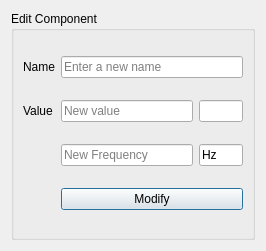
<?xml version="1.0" encoding="UTF-8"?>
<ui version="4.0">
 <class>EditComponentWin</class>
 <widget class="QDialog" name="EditComponentWin">
  <property name="windowModality">
   <enum>Qt::ApplicationModal</enum>
  </property>
  <property name="geometry">
   <rect>
    <x>0</x>
    <y>0</y>
    <width>266</width>
    <height>251</height>
   </rect>
  </property>
  <property name="minimumSize">
   <size>
    <width>266</width>
    <height>251</height>
   </size>
  </property>
  <property name="maximumSize">
   <size>
    <width>266</width>
    <height>251</height>
   </size>
  </property>
  <property name="windowTitle">
   <string>Edit...</string>
  </property>
  <widget class="QGroupBox" name="groupBox">
   <property name="geometry">
    <rect>
     <x>11</x>
     <y>11</y>
     <width>244</width>
     <height>229</height>
    </rect>
   </property>
   <property name="title">
    <string>Edit Component</string>
   </property>
   <layout class="QGridLayout" name="gridLayout_2">
    <item row="1" column="0">
     <widget class="QLabel" name="label_2">
      <property name="text">
       <string>Value</string>
      </property>
     </widget>
    </item>
    <item row="1" column="2">
     <widget class="QLineEdit" name="NewValueUnitLineEdit">
      <property name="sizePolicy">
       <sizepolicy hsizetype="Expanding" vsizetype="Fixed">
        <horstretch>1</horstretch>
        <verstretch>0</verstretch>
       </sizepolicy>
      </property>
      <property name="readOnly">
       <bool>true</bool>
      </property>
     </widget>
    </item>
    <item row="2" column="1">
     <widget class="QLineEdit" name="NewFreqLineEdit">
      <property name="sizePolicy">
       <sizepolicy hsizetype="Expanding" vsizetype="Fixed">
        <horstretch>3</horstretch>
        <verstretch>0</verstretch>
       </sizepolicy>
      </property>
      <property name="placeholderText">
       <string>New Frequency</string>
      </property>
     </widget>
    </item>
    <item row="0" column="1" colspan="2">
     <widget class="QLineEdit" name="NewNameLineEdit">
      <property name="placeholderText">
       <string>Enter a new name</string>
      </property>
     </widget>
    </item>
    <item row="1" column="1">
     <widget class="QLineEdit" name="NewValueLineEdit">
      <property name="sizePolicy">
       <sizepolicy hsizetype="Expanding" vsizetype="Fixed">
        <horstretch>3</horstretch>
        <verstretch>0</verstretch>
       </sizepolicy>
      </property>
      <property name="placeholderText">
       <string>New value</string>
      </property>
     </widget>
    </item>
    <item row="0" column="0">
     <widget class="QLabel" name="label">
      <property name="text">
       <string>Name</string>
      </property>
     </widget>
    </item>
    <item row="2" column="2">
     <widget class="QLineEdit" name="NewFreqUnitLineEdit">
      <property name="sizePolicy">
       <sizepolicy hsizetype="Expanding" vsizetype="Fixed">
        <horstretch>1</horstretch>
        <verstretch>0</verstretch>
       </sizepolicy>
      </property>
      <property name="text">
       <string>Hz</string>
      </property>
      <property name="readOnly">
       <bool>true</bool>
      </property>
     </widget>
    </item>
    <item row="3" column="1" colspan="2">
     <widget class="QPushButton" name="pushButton">
      <property name="text">
       <string>Modify</string>
      </property>
      <property name="default">
       <bool>true</bool>
      </property>
     </widget>
    </item>
   </layout>
  </widget>
 </widget>
 <tabstops>
  <tabstop>NewNameLineEdit</tabstop>
  <tabstop>NewValueLineEdit</tabstop>
  <tabstop>NewFreqLineEdit</tabstop>
  <tabstop>NewValueUnitLineEdit</tabstop>
  <tabstop>NewFreqUnitLineEdit</tabstop>
  <tabstop>pushButton</tabstop>
 </tabstops>
 <resources/>
 <connections>
  <connection>
   <sender>pushButton</sender>
   <signal>clicked()</signal>
   <receiver>EditComponentWin</receiver>
   <slot>accept()</slot>
   <hints>
    <hint type="sourcelabel">
     <x>175</x>
     <y>199</y>
    </hint>
    <hint type="destinationlabel">
     <x>252</x>
     <y>29</y>
    </hint>
   </hints>
  </connection>
 </connections>
 <slots>
  <slot>accept()</slot>
 </slots>
</ui>
